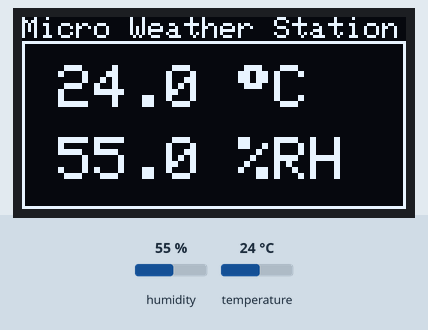
Simulated run of this sketch. Board: Arduino Uno, built with avr-gcc and run on an emulated ATmega328P. On the bench: 128×64 one-colour display. The inputs (shaded band) are chosen by the test bench; at power-on: humidity 55 %, temperature 24 °C.

Above: at 3.4 s.
3.5 s: humidity set to 22 %
At 6.7 s:
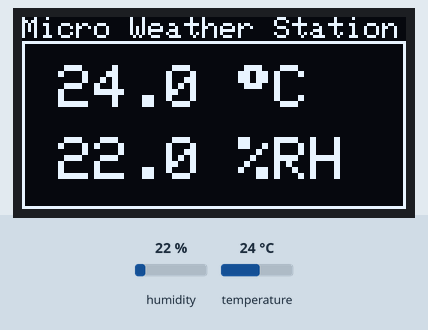
10.6 s: temperature set to 12 °C
At 14.5 s:
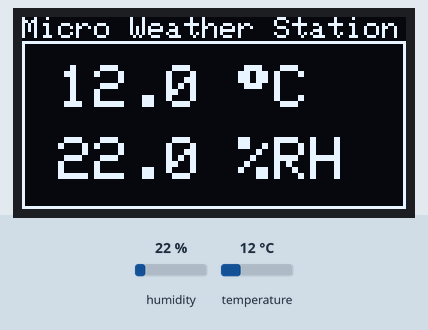
17.2 s: humidity set to 40 %
At 18.9 s:
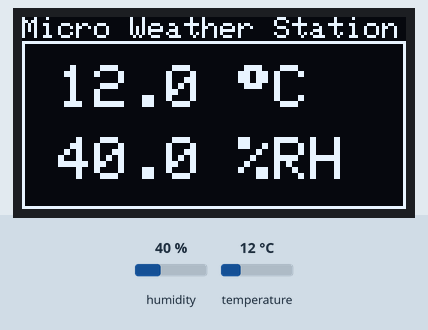
22.4 s: temperature set to 19 °C
At 24.5 s:
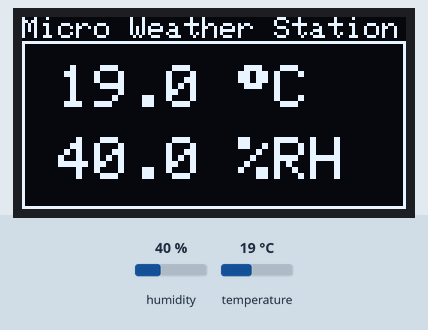
Timing chart, 0 to 26.0 s (numbered marks = the images above; inputs shaded):
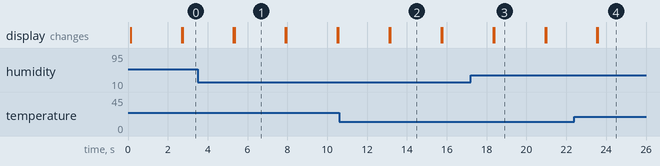

The sketch:

MicroWeatherStation.ino
```cpp
/*
  Project:   MicroWeatherStation
  Source:    http://github.com/pa3hcm/microWeatherStation
  Author:    Ernest Neijenhuis PA3HCM
*/


// SSD1306 OLED display setup, using I2C
#include <SPI.h>
#include <Wire.h>
#include <Adafruit_GFX.h>
#include <Adafruit_SSD1306.h>
#define OLED_WIDTH  128  // OLED display width, in pixels
#define OLED_HEIGHT 64   // OLED display height, in pixels
#define OLED_RESET  -1   // Reset pin # (or -1 if sharing Arduino reset pin)
#define OLED_ADDR   0x3C // I2C address
Adafruit_SSD1306 oled(OLED_WIDTH, OLED_HEIGHT, &Wire, OLED_RESET);

// DHT22 temp/RH sensor setup
#include <SimpleDHT.h>
#define DHT22_PIN 3
SimpleDHT22 dht22(DHT22_PIN);


void setup() {
  Serial.begin(9600);
  if(!oled.begin(SSD1306_SWITCHCAPVCC, OLED_ADDR)) {
    Serial.println(F("SSD1306 allocation failed"));
    for(;;); // Don't proceed, loop forever
  }

}


void loop() {
  // Read data from DHT22 sensor
  float temperature = 0;
  float humidity = 0;
  int err = SimpleDHTErrSuccess;
  if ((err = dht22.read2(&temperature, &humidity, NULL)) != SimpleDHTErrSuccess) {
    Serial.print("Read DHT22 failed, err="); Serial.println(err);delay(2000);
    return;
  }

  // Basic screen layout
  oled.clearDisplay();
  oled.drawRect(0, 8, oled.width(), oled.height() - 8, SSD1306_WHITE);
  oled.setTextSize(1);      // Normal 1:1 pixel scale
  oled.setTextColor(SSD1306_WHITE); // Draw white text
  oled.cp437(true);         // Use full 256 char 'Code Page 437' font
  oled.setCursor(0, 0);
  oled.print(F("Micro Weather Station"));
  oled.display();

  // Print temperature
  char tempStr[6];
  dtostrf(temperature, 3, 1, tempStr);
  oled.setCursor(12, 16);
  oled.setTextSize(2);
  oled.print(tempStr);
  oled.print(" ");
  oled.write(248);
  oled.print("C");
  oled.display();

  // Print relative humidity
  char humStr[6];
  dtostrf(humidity, 3, 1, humStr);
  oled.setCursor(12, 40);
  oled.setTextSize(2);
  oled.print(humStr);
  oled.print(" %RH");

  oled.display();

  // DHT22 sampling rate is 0.5HZ.
  delay(2500);
}
```

Measured:
- after the input at 3.5 s, the display: first differs from a run without the input after 1.8 s (image 1)
- after the input at 10.6 s, the display: first differs from a run without the input after 2.6 s (image 2)
- after the input at 17.2 s, the display: first differs from a run without the input after 1.2 s (image 3)
- after the input at 22.4 s, the display: first differs from a run without the input after 1.2 s (image 4)
- what the display in image 1 shows lasts 2.6 s, from 5.3 s to 7.9 s
